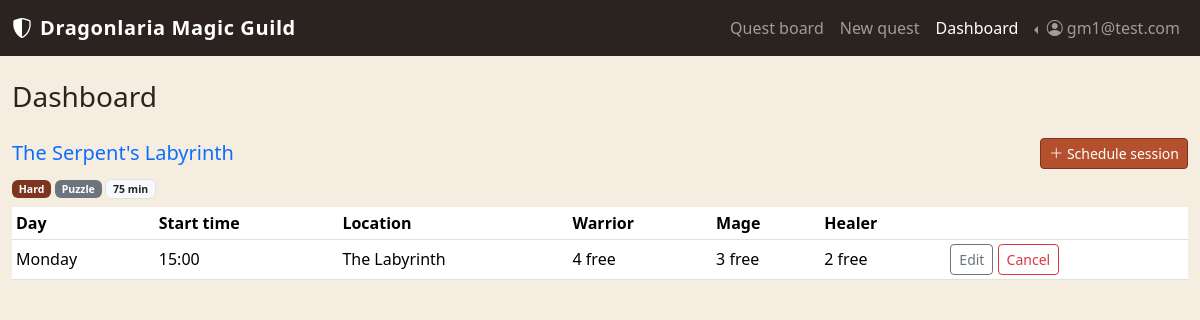
Before: /gm/profile (signed in) with the older database file.
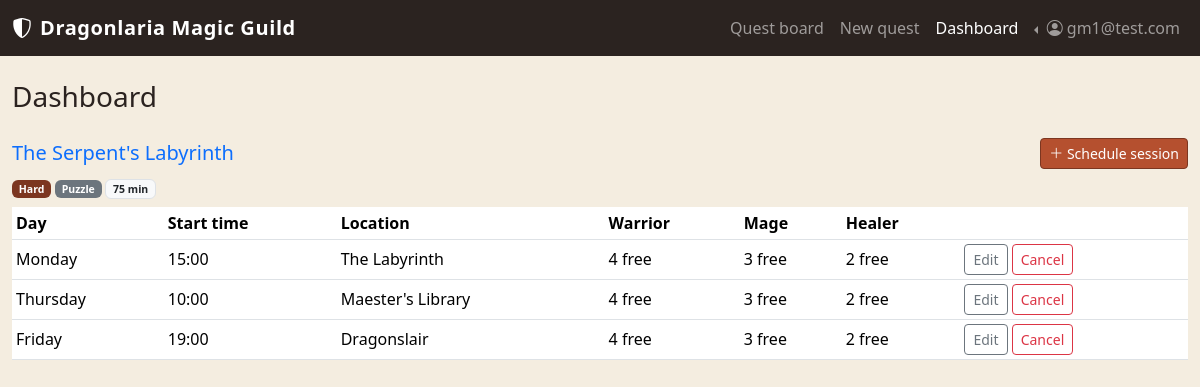
After: the same page with the newer database file.
### tables this page shows
CREATE TABLE "QUEST_SESSIONS" (
	"session_id"	INTEGER NOT NULL UNIQUE,
	"quest_id"	INTEGER NOT NULL,
	"day"	TEXT NOT NULL,
	"start_time"	TEXT NOT NULL,
	"location"	TEXT NOT NULL,
	PRIMARY KEY("session_id" AUTOINCREMENT),
	FOREIGN KEY("quest_id") REFERENCES "QUESTS"("quest_id")
);

### app.py (the view)
@app.route("/gm/profile")
@login_required
def gm_profile():
    if not current_user.is_guild_master():
        flash("Only the Guild Master has a dashboard", "danger")
        return redirect(url_for("homepage"))
    quests_db = quests_dao.get_quests_by_creator(current_user.id)
    quests_with_sessions = []
    for q in quests_db:
        sessions_db = quest_sessions_dao.get_sessions_by_quest(q["quest_id"])
        sessions_with_stats = []
        for s in sessions_db:
            remaining = quest_sessions_dao.get_all_remaining_places(s["session_id"])
            has_participants = quest_sessions_dao.has_participants(s["session_id"])
            sessions_with_stats.append({"session": s, "remaining": remaining, "has_participants": has_participants})
        quests_with_sessions.append({"quest": q, "sessions": sessions_with_stats})
    return render_template("guildmaster/gm_profile.html", quests=quests_with_sessions)

### app.py (called while the page is built)
@login_manager.user_loader
def load_user(user_id):
    db_user = users_dao.get_user_by_id(user_id)
    if db_user is None:
        return None
    return User(id=db_user["user_id"], email=db_user["email"],
                password_hash=db_user["password_hash"], role=db_user["role"])

### models.py (called while the page is built)
    def is_adventurer(self):
        return self.role == "adventurer"

    def is_guild_master(self):
        return self.role == "guild_master"

### quest_sessions_dao.py (called while the page is built)
def get_remaining_places(session_id, role_category):
    capacities = {"Warrior": 4, "Mage": 3, "Healer": 2} #capacities dictionary
    query = (
        "SELECT COALESCE(SUM(places_reserved), 0) AS taken " #COALESCE is added bc if no participants = return 0 rather than NULL
        "FROM PARTICIPATIONS P "
        "WHERE session_id = ? AND role_is = ?" )
    conn = sqlite3.connect("database/myquest.db")
    conn.row_factory = sqlite3.Row
    cursor = conn.cursor()
    cursor.execute(query, (session_id, role_category))
    db_participation = cursor.fetchone()
    cursor.close()
    conn.close()
    return capacities[role_category] - db_participation["taken"] #returns int value of remaining places for role

### templates/guildmaster/gm_profile.html (shortened to what this page needs)
{% extends "base.html" %}
{% block gm_profile_active %}active{% endblock %}
{% block content %}
<div class="col-12">
  <h1 class="h3 mb-4">Dashboard</h1>
  {% if quests|length == 0 %}
  <p class="text-muted">You haven't created any quests yet.
    <a href="{{ url_for('new_quest_form') }}">Create your first quest</a> to get started.</p>
  {% else %}
    {% for row in quests %}
    <div class="mb-5">
      <div class="d-flex align-items-center justify-content-between mb-2">
        <h2 class="h5 mb-0">
          <a href="{{ url_for('quest', quest_id=row.quest.quest_id) }}" class="text-decoration-none">{{ row.quest.title }}</a>
        </h2>
        <a href="{{ url_for('new_session_form', quest_id=row.quest.quest_id) }}" class="btn btn-guild-primary btn-sm">
          <i class="bi bi-plus-lg"></i> Schedule session
        </a>
      </div>
      <p class="text-muted small mb-2">
        <span class="badge badge-difficulty-{{ row.quest.difficulty }}">{{ row.quest.difficulty|capitalize }}</span>
        <span class="badge bg-secondary">{{ row.quest.quest_type|capitalize }}</span>
        <span class="badge bg-light text-dark border">{{ row.quest.dur_mins }} min</span>
      </p>
      {% if row.sessions|length == 0 %}
      <p class="text-muted small">No sessions scheduled yet.</p>
      {% else %}
      <table class="table align-middle table-sm">
        <thead>
          <tr>
            <th scope="col">Day</th>
            <th scope="col">Start time</th>
            <th scope="col">Location</th>
            <th scope="col">Warrior</th>
            <th scope="col">Mage</th>
            <th scope="col">Healer</th>
            <th scope="col"></th>
          </tr>
        </thead>
        <tbody>
          {% for s in row.sessions %}
          <tr>
            <td>{{ s.session.day }}</td>
            <td><time>{{ s.session.start_time }}</time></td>
            <td>{{ s.session.location }}</td>
            <td>{{ s.remaining.Warrior }} free</td>
            <td>{{ s.remaining.Mage }} free</td>
            <td>{{ s.remaining.Healer }} free</td>
            <td class="text-nowrap">
              {% if s.has_participants %}
              <span class="badge bg-secondary">Locked</span>
              {% else %}
              <a href="{{ url_for('edit_session_form', session_id=s.session.session_id) }}" class="btn btn-outline-secondary btn-sm">Edit</a>
              <form method="POST" action="{{ url_for('cancel_session', session_id=s.session.session_id) }}" class="d-inline">
                <button type="submit" class="btn btn-outline-danger btn-sm">Cancel</button>
              </form>
              {% endif %}
            </td>
          </tr>
          {% endfor %}
        </tbody>
      </table>
      {% endif %}
    </div>
    {% endfor %}
  {% endif %}
</div>
{% endblock %}

Changed rows visible on the page:
added QUEST_SESSIONS: session.day "Thursday", session.start_time "10:00", session.location "Maester's Library"
added QUEST_SESSIONS: session.day "Friday", session.start_time "19:00", session.location "Dragonslair"
Other visible differences:
new list line: "4 free 3 free 2 free Edit Cancel 4 free 3 free 2 free Edit Cancel"
